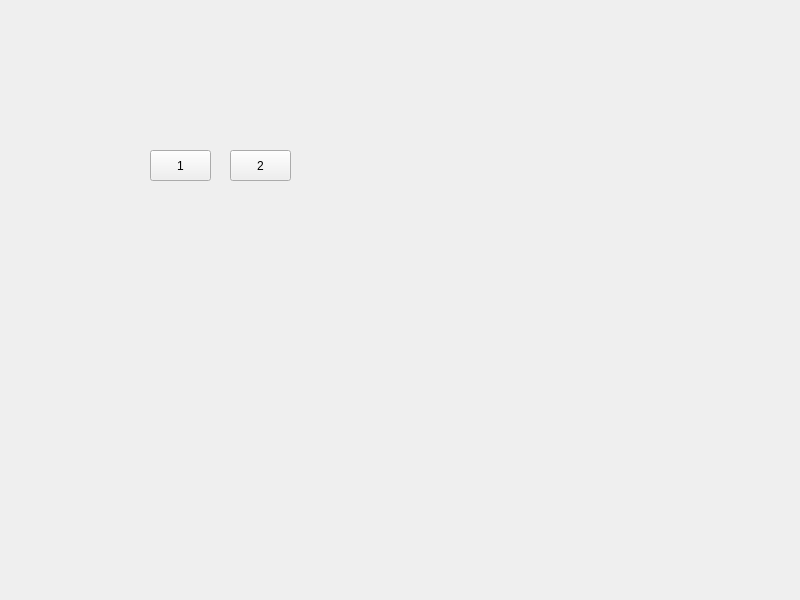
<?xml version="1.0" encoding="UTF-8"?>
<ui version="4.0">
 <class>Widget</class>
 <widget class="QWidget" name="Widget">
  <property name="geometry">
   <rect>
    <x>0</x>
    <y>0</y>
    <width>800</width>
    <height>600</height>
   </rect>
  </property>
  <property name="windowTitle">
   <string>Widget</string>
  </property>
  <widget class="QPushButton" name="pushButton">
   <property name="geometry">
    <rect>
     <x>150</x>
     <y>150</y>
     <width>61</width>
     <height>31</height>
    </rect>
   </property>
   <property name="text">
    <string>1</string>
   </property>
  </widget>
  <widget class="QPushButton" name="pushButton_2">
   <property name="geometry">
    <rect>
     <x>230</x>
     <y>150</y>
     <width>61</width>
     <height>31</height>
    </rect>
   </property>
   <property name="text">
    <string>2</string>
   </property>
  </widget>
 </widget>
 <resources/>
 <connections/>
</ui>
